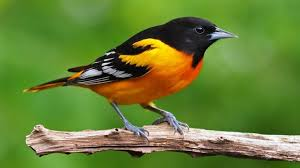
#> input picture Input/bird.jpeg, 300 x 168 px
$ python deblur.py
#> lines starting #> are read from the running program, lines starting #| are printed output that depends on the picture
import numpy as np
import scipy
from scipy.io import loadmat
import matplotlib.pyplot as plt
import matplotlib.image as img
from skimage.restoration import denoise_tv_chambolle
from skimage.util import random_noise
import skimage.io
import skimage.viewer

print("Welcome to the image deblurrer program!")
path = input("Please enter the path to an image.\n")
#> the answer given: Input/bird.jpeg

image = skimage.io.imread(path)
#> image is the input picture: shape (168, 300, 3); mean R, G, B 102.8, 128.1, 52.4
A = np.array(image)
## A = random_noise(orig, mode='gaussian', seed=1)

fig = plt.figure()
ax = fig.add_subplot(121)
ax.imshow(image)
ax.set_axis_off()
bx = fig.add_subplot(122)
# tuple to select colors of each channel line
colors = ("r", "g", "b")
channel_ids = (0, 1, 2)

# create the histogram plot, with three lines, one for
# each color
plt.xlim([0, 256])
for channel_id, c in zip(channel_ids, colors):
    histogram, bin_edges = np.histogram(
        image[:, :, channel_id], bins=256, range=(0, 256)
    )
    bx = plt.plot(bin_edges[0:-1], histogram, color=c)

plt.xlabel("Color value")
plt.ylabel("Pixels")
plt.show()
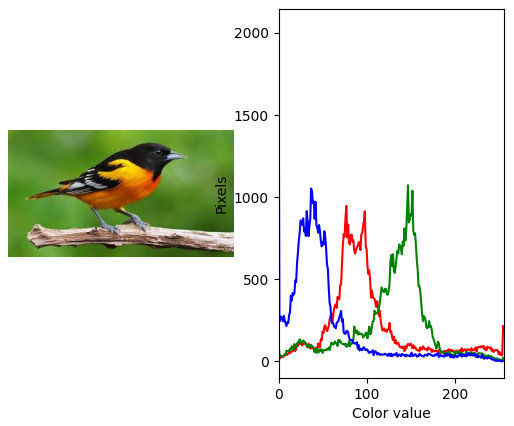
#> figure drawn by matplotlib, 2 panels; panel 2: curve peaks at x = 77, y = 947; panel 2: curve peaks at x = 147, y = 1073; panel 2: curve peaks at x = 0, y = 2046

weight = float(input("Please enter a denoising weight.\n"))
#> the answer given: 3
tv_denoised = denoise_tv_chambolle(A, weight)
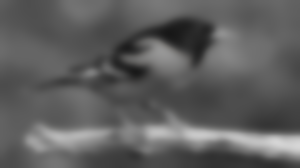
#> tv_denoised: shape (168, 300, 3) float64; mean R, G, B 0.37, 0.37, 0.37
plt.imshow(tv_denoised)
plt.axis("off")
plt.show()
